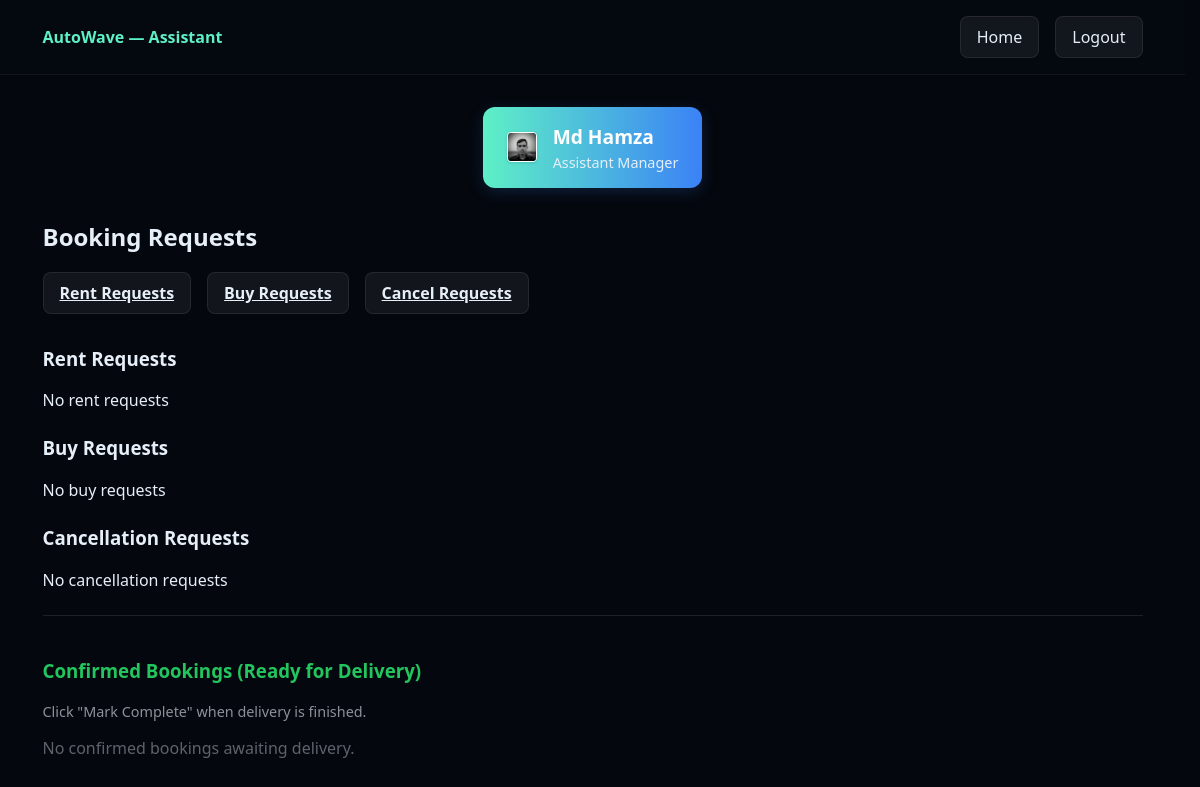
Page /assistant/ (signed in) on the earlier database version.
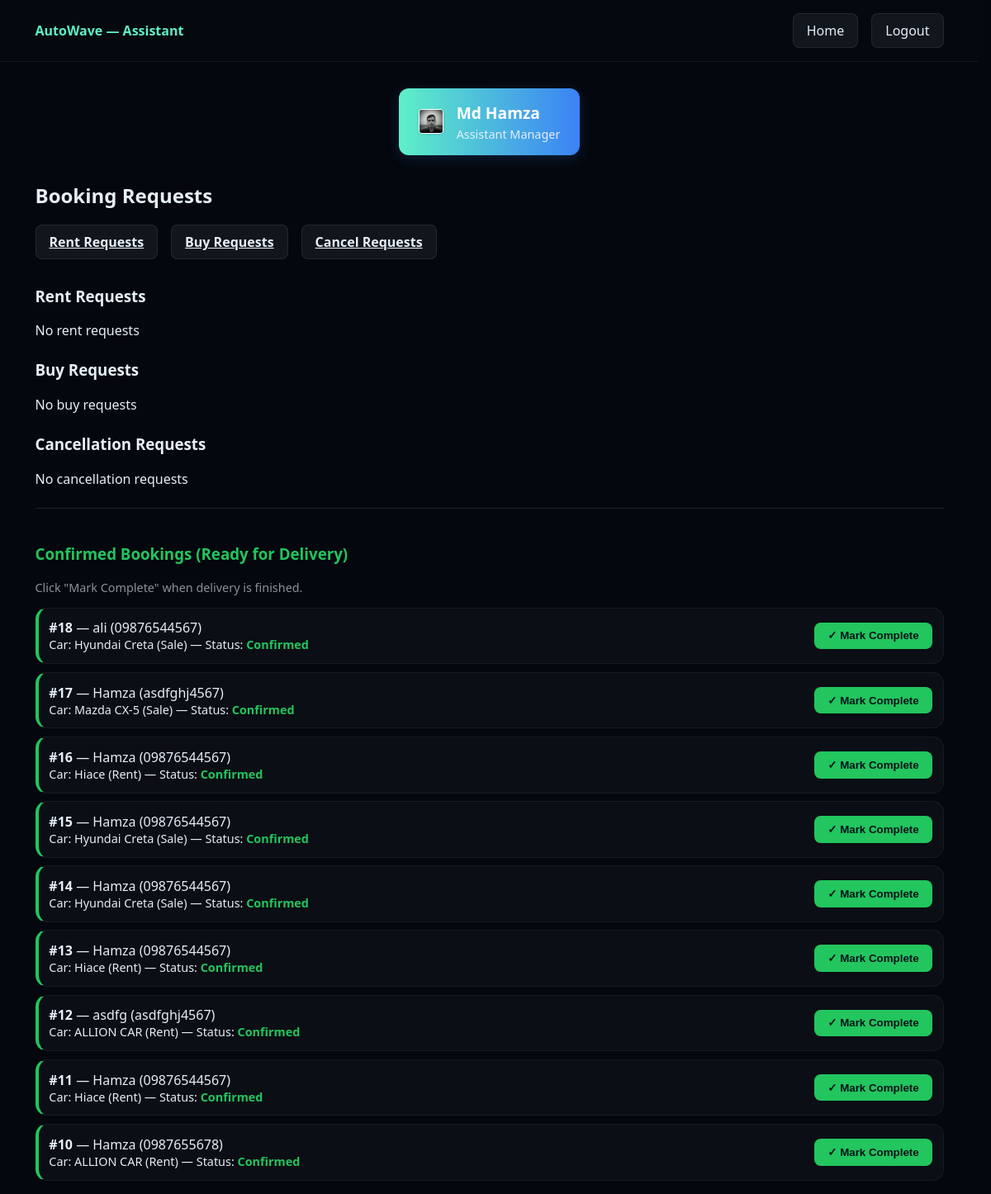
Same page on the later database version.
### car0/models.py (models this page shows, shortened)
class CustomUser(AbstractUser):
    image = models.ImageField(upload_to='profile_images/', blank=True, null=True)
    Otp = models.CharField(max_length=6, blank=True, null=True)
    is_verified = models.BooleanField(default=False)
    is_assistant_executive = models.BooleanField(default=False)
    is_client = models.BooleanField(default=True)
    created_at = models.DateTimeField(auto_now_add=True)
    updated_at = models.DateTimeField(auto_now=True)

class Booking(models.Model):
    car = models.ForeignKey('Car', on_delete=models.SET_NULL, null=True, blank=True)
    requester = models.ForeignKey(CustomUser, null=True, blank=True, on_delete=models.SET_NULL, related_name='bookings')
    full_name = models.CharField(max_length=200)
    mobile = models.CharField(max_length=50)
    location = models.CharField(max_length=255)
    id_number = models.CharField(max_length=100, help_text='NID or Passport number')
    driving_license_number = models.CharField(max_length=100, blank=True)
    driving_license_photo = models.ImageField(upload_to='bookings/licenses/', blank=True, null=True)
    client_photo = models.ImageField(upload_to='bookings/clients/', blank=True, null=True)
    start_date = models.DateField(null=True, blank=True)
    end_date = models.DateField(null=True, blank=True)
    created_at = models.DateTimeField(auto_now_add=True)
    REQUEST_TYPE_CHOICES = [
        ('rent', 'Rent'),
        ('buy', 'Buy'),
        ('cancel', 'Cancel Request'),
    ]
    request_type = models.CharField(max_length=12, choices=REQUEST_TYPE_CHOICES, default='rent')
    STATUS_CHOICES = [
        ('pending', 'Pending'),
        ('confirmed', 'Confirmed'),
        ('rejected', 'Rejected'),
        ('cancel_requested', 'Cancel Requested'),
        ('cancelled', 'Cancelled'),
        ('completed', 'Completed'),
    ]
    status = models.CharField(max_length=20, choices=STATUS_CHOICES, default='pending')
    processed_by = models.ForeignKey(CustomUser, null=True, blank=True, on_delete=models.SET_NULL, related_name='processed_bookings')
    processed_at = models.DateTimeField(null=True, blank=True)
    is_completed = models.BooleanField(default=False)

class Car(models.Model):
    TYPE_CHOICES = [
        ('rent', 'Rent'),
        ('sale', 'Sale'),
    ]
    model = models.CharField(max_length=200)
    slug = models.SlugField(max_length=220, blank=True, null=True, unique=False)
    description = models.TextField(blank=True)
    price = models.DecimalField(max_digits=10, decimal_places=2)
    photo = models.ImageField(upload_to='cars/', blank=True, null=True)
    car_type = models.CharField(max_length=8, choices=TYPE_CHOICES, default='rent')
    available = models.BooleanField(default=True)
    created_at = models.DateTimeField(auto_now_add=True)
    class Meta:
        ordering = ['-created_at']
        verbose_name = _("Car")
        verbose_name_plural = _("Cars")
    def __str__(self):
        return f"{self.model} ({self.get_car_type_display()})"

### car0/views.py (the view)
# urls.py: path('assistant/', assistant_dashboard, name='assistant_dashboard'),
@login_required
def assistant_dashboard(request):
    if not (request.user.is_superuser or request.user.is_assistant_executive):
        messages.error(request, 'Permission denied')
        return redirect('home')
    rent_requests = Booking.objects.filter(request_type='rent', status='pending', is_completed=False).order_by('-created_at')
    buy_requests = Booking.objects.filter(request_type='buy', status='pending', is_completed=False).order_by('-created_at')
    cancel_requests = Booking.objects.filter(status='cancel_requested', is_completed=False).order_by('-created_at')
    confirmed_bookings = Booking.objects.filter(status='confirmed', is_completed=False).order_by('-created_at')
    return render(request, 'assistant_dashboard.html', {
        'rent_requests': rent_requests,
        'buy_requests': buy_requests,
        'cancel_requests': cancel_requests,
        'confirmed_bookings': confirmed_bookings,
        'assistant_user': request.user,
    })

### templates/assistant_dashboard.html (shortened to what this page needs)
{% load static %}
<!doctype html>
<html lang="en">
<head>
<link rel="stylesheet" href="{% static 'css/home.css' %}">
</head>
<body hx-get="." hx-trigger="every 12s" hx-swap="outerHTML">
<header class="topbar">
  <div class="container topbar-inner" style="display:flex;align-items:center;justify-content:space-between;">
    <div class="logo" style="font-weight:700;color:#5ef0c6">AutoWave — Assistant</div>
    <div style="display:flex;gap:1rem;align-items:center;">
      <a href="{% url 'home' %}" class="btn ghost">Home</a>
      <a href="{% url 'logout' %}" class="btn ghost">Logout</a>
    </div>
  </div>
</header>
<main class="container" style="padding:1rem;margin-top:1rem;">
  <div style="display:flex;align-items:center;justify-content:center;margin-bottom:2rem;">
    <div class="profile-card">
      <div style="display:flex;align-items:center;gap:1rem;">
        {% if assistant_user.image %}
          <img src="{{ assistant_user.image.url }}" alt="Profile" class="assistant-profile-photo-small">
        {% else %}
          <div class="assistant-profile-photo-small-placeholder">👤</div>
        {% endif %}
        <div>
          <div style="font-size:1.2rem;font-weight:700;color:#fff;">{{ assistant_user.get_full_name|default:assistant_user.username }}</div>
          <div style="font-size:0.9rem;color:#e6eef8;margin-top:0.2rem;">Assistant Manager</div>
        </div>
      </div>
    </div>
  </div>
  <h2 style="margin-bottom:1.2rem;">Booking Requests</h2>
  <div style="display:flex;gap:1rem;flex-wrap:wrap;margin-bottom:2rem;">
    <a href="#rent" class="btn ghost">Rent Requests</a>
    <a href="#buy" class="btn ghost">Buy Requests</a>
    <a href="#cancel" class="btn ghost">Cancel Requests</a>
  </div>
  <section id="rent" style="margin-top:1.5rem;">
    <h3>Rent Requests</h3>
    {% for b in rent_requests %}
      <div class="card glass" style="padding:1.2rem 1.5rem;margin-top:1.1rem;border-left: 4px solid #f59e0b;box-shadow:0 2px 12px rgba(59,130,246,0.08);">
        <div style="display:flex;flex-wrap:wrap;gap:1.5rem;align-items:center;">
          <div style="flex:1;min-width:220px;">
            <div style="display:flex;align-items:center;gap:0.5rem;">
              {% if b.client_photo %}
                <img src="{{ b.client_photo.url }}" alt="Client Photo" class="booking-client-photo" style="width:24px !important;height:24px !important;border-radius:3px !important;object-fit:cover;">
              {% else %}
                <div style="width:24px;height:24px;border-radius:3px;background:#eee;display:flex;align-items:center;justify-content:center;font-size:0.8rem;color:#3b82f6;">👤</div>
              {% endif %}
              <div>
                <strong style="font-size:1.1rem;color:#22c55e;">#{{ b.id }}</strong> — <span style="font-weight:600;">{{ b.full_name }}</span>
                <div style="font-size:0.95rem;color:#3b82f6;">Mobile: {{ b.mobile }}</div>
              </div>
            </div>
            <div style="margin-top:0.5rem;font-size:0.95rem;color:#555;">
              <span>Car: <b>{{ b.car }}</b></span> | <span>Type: <b>{{ b.get_request_type_display }}</b></span> | <span>Status: <b style="color:#f59e0b;">{{ b.get_status_display }}</b></span>
            </div>
            <div style="margin-top:0.5rem;font-size:0.95rem;color:#555;">
              <span>Location: <b>{{ b.location }}</b></span> | <span>ID: <b>{{ b.id_number }}</b></span>
            </div>
            <div style="margin-top:0.5rem;font-size:0.95rem;color:#555;">
              <span>License: <b>{{ b.driving_license_number }}</b></span>
              {% if b.driving_license_photo %}
                | <a href="{{ b.driving_license_photo.url }}" target="_blank" style="color:#3b82f6;text-decoration:underline;">View License Photo</a>
              {% endif %}
            </div>
            <div style="margin-top:0.5rem;font-size:0.95rem;color:#555;">
              <span>Created: <b>{{ b.created_at|date:"M d, Y H:i" }}</b></span>
            </div>
          </div>
          <div style="display:flex;flex-direction:column;gap:0.7rem;min-width:120px;align-items:flex-end;">
            <form method="post" action="{% url 'assistant_process_booking' b.id %}">
              {% csrf_token %}
              <input type="hidden" name="action" value="confirm">
              <button class="btn primary" type="submit">Confirm</button>
            </form>
            <form method="post" action="{% url 'assistant_process_booking' b.id %}">
              {% csrf_token %}
              <input type="hidden" name="action" value="reject">
              <button class="btn ghost" type="submit">Reject</button>
            </form>
          </div>
        </div>
      </div>
    {% empty %}
      <p>No rent requests</p>
    {% endfor %}
  </section>
  <section id="buy" style="margin-top:1.5rem;">
    <h3>Buy Requests</h3>
    {% for b in buy_requests %}
      <div class="card" style="padding:0.8rem;margin-top:0.6rem;border-left: 4px solid #f59e0b;">
        <div style="display:flex;justify-content:space-between;align-items:center;flex-wrap:wrap;gap:0.8rem;">
          <div style="flex:1;min-width:200px;">
            <strong>#{{ b.id }}</strong> — {{ b.full_name }} ({{ b.mobile }})
            <div style="font-size:0.9rem;color:var(--muted);">Car: {{ b.car }} — Status: <span style="color:#f59e0b;font-weight:600;">{{ b.get_status_display }}</span></div>
          </div>
          <div style="display:flex;gap:0.5rem;flex-wrap:wrap;">
            <form method="post" action="{% url 'assistant_process_booking' b.id %}">
              {% csrf_token %}
              <input type="hidden" name="action" value="confirm">
              <button class="btn primary" type="submit">Confirm</button>
            </form>
            <form method="post" action="{% url 'assistant_process_booking' b.id %}">
              {% csrf_token %}
              <input type="hidden" name="action" value="reject">
              <button class="btn ghost" type="submit">Reject</button>
            </form>
          </div>
        </div>
      </div>
    {% empty %}
      <p>No buy requests</p>
    {% endfor %}
  </section>
  <section id="cancel" style="margin-top:1.5rem;">
    <h3>Cancellation Requests</h3>
    {% for b in cancel_requests %}
      <div class="card" style="padding:0.8rem;margin-top:0.6rem;border-left: 4px solid #ef4444;">
        <div style="display:flex;justify-content:space-between;align-items:center;flex-wrap:wrap;gap:0.8rem;">
          <div style="flex:1;min-width:200px;">
            <strong>#{{ b.id }}</strong> — {{ b.full_name }} ({{ b.mobile }})
            <div style="font-size:0.9rem;color:var(--muted);">Car: {{ b.car }} — Status: <span style="color:#ef4444;font-weight:600;">{{ b.get_status_display }}</span></div>
          </div>
          <div style="display:flex;gap:0.5rem;flex-wrap:wrap;">
            <form method="post" action="{% url 'cancel_booking_confirmed' b.id %}" style="display:inline;">
              {% csrf_token %}
              <button class="btn primary" type="submit" style="background:#ef4444;">Approve Cancel</button>
            </form>
            <form method="post" action="{% url 'deny_cancellation' b.id %}" style="display:inline;">
              {% csrf_token %}
              <button class="btn ghost" type="submit">Deny Cancel</button>
            </form>
          </div>
        </div>
      </div>
    {% empty %}
      <p>No cancellation requests</p>
    {% endfor %}
  </section>
  <section id="confirmed" style="margin-top:1.5rem;padding-top:1.5rem;border-top:1px solid rgba(255,255,255,0.1);">
    <h3 style="color:#22c55e;">Confirmed Bookings (Ready for Delivery)</h3>
    <p style="color:rgba(230,238,248,0.6);font-size:0.9rem;">Click "Mark Complete" when delivery is finished.</p>
    {% for b in confirmed_bookings %}
      <div class="card" style="padding:0.8rem;margin-top:0.6rem;border-left: 4px solid #22c55e;">
        <div style="display:flex;justify-content:space-between;align-items:center;flex-wrap:wrap;gap:0.8rem;">
          <div style="flex:1;min-width:200px;">
            <strong>#{{ b.id }}</strong> — {{ b.full_name }} ({{ b.mobile }})
            <div style="font-size:0.9rem;color:var(--muted);">Car: {{ b.car }} — Status: <span style="color:#22c55e;font-weight:600;">{{ b.get_status_display }}</span></div>
          </div>
          <div style="display:flex;gap:0.5rem;flex-wrap:wrap;">
            <form method="post" action="{% url 'mark_delivery_complete' b.id %}" style="display:inline;">
              <button class="btn primary" type="submit" style="background:#22c55e;">✓ Mark Complete</button>
            </form>
          </div>
        </div>
      </div>
    {% empty %}
      <p style="color:rgba(230,238,248,0.4);">No confirmed bookings awaiting delivery.</p>
    {% endfor %}
  </section>
</main>
</body>
</html>

### static/css/home.css (style rules this page uses)
html, body { scroll-behavior: smooth; -webkit-overflow-scrolling: touch; scrollbar-gutter: stable; margin: 0; padding: 0; font-family: system-ui, sans-serif; background: #04070d; color: #e6eef8; }
.container { max-width: 1100px; margin: 0 auto; padding: 1rem; }
.topbar { position: sticky; top: 0; background: rgba(6, 10, 18, 0.65); backdrop-filter: blur(12px); border-bottom: 1px solid rgba(255,255,255,0.06); z-index: 50; }
.topbar a { color: #d9e4f0; text-decoration: none; font-weight: 500; }
.btn { padding: .55rem 1rem; border-radius: 8px; font-weight: 600; cursor: pointer; border: none; }
.btn.primary { background: linear-gradient(90deg, #5ef0c6, #60a5fa); color: #03121a; }
.btn.ghost { background: rgba(255,255,255,0.06); color: #e6eef8; border: 1px solid rgba(255,255,255,0.08); }
.card { border-radius: 14px; overflow: hidden; background: rgba(255,255,255,0.03); border: 1px solid rgba(255,255,255,0.05); }
.profile-card { background: linear-gradient(90deg, #5ef0c6 0%, #3b82f6 100%); box-shadow: 0 4px 16px rgba(59, 130, 246, 0.2); border-radius: 12px; padding: 1rem 1.5rem; display: flex; align-items: center; animation: fadeInProfile 1s cubic-bezier(0.4, 0, 0.2, 1); max-width: 400px; }
.assistant-profile-photo-small { width: 28px; height: 28px; object-fit: cover; border-radius: 4px; border: 1px solid #fff; box-shadow: 0 1px 3px rgba(0, 0, 0, 0.12); flex-shrink: 0; }

Differences in the rows shown:
added Booking: id "18", full_name "ali", mobile "09876544567", car "Hyundai Creta (Sale)", status "Confirmed"
added Booking: id "17", full_name "Hamza", mobile "asdfghj4567", car "Mazda CX-5 (Sale)", status "Confirmed"
added Booking: id "16", full_name "Hamza", mobile "09876544567", car "Hiace (Rent)", status "Confirmed"
added Booking: id "15", full_name "Hamza", mobile "09876544567", car "Hyundai Creta (Sale)", status "Confirmed"
added Booking: id "14", full_name "Hamza", mobile "09876544567", car "Hyundai Creta (Sale)", status "Confirmed"
added Booking: id "13", full_name "Hamza", mobile "09876544567", car "Hiace (Rent)", status "Confirmed"
added Booking: id "12", full_name "asdfg", mobile "asdfghj4567", car "ALLION CAR (Rent)", status "Confirmed"
added Booking: id "11", full_name "Hamza", mobile "09876544567", car "Hiace (Rent)", status "Confirmed"
added Booking: id "10", full_name "Hamza", mobile "0987655678", car "ALLION CAR (Rent)", status "Confirmed"
Other differences:
text no longer shown: "No confirmed bookings awaiting delivery."
